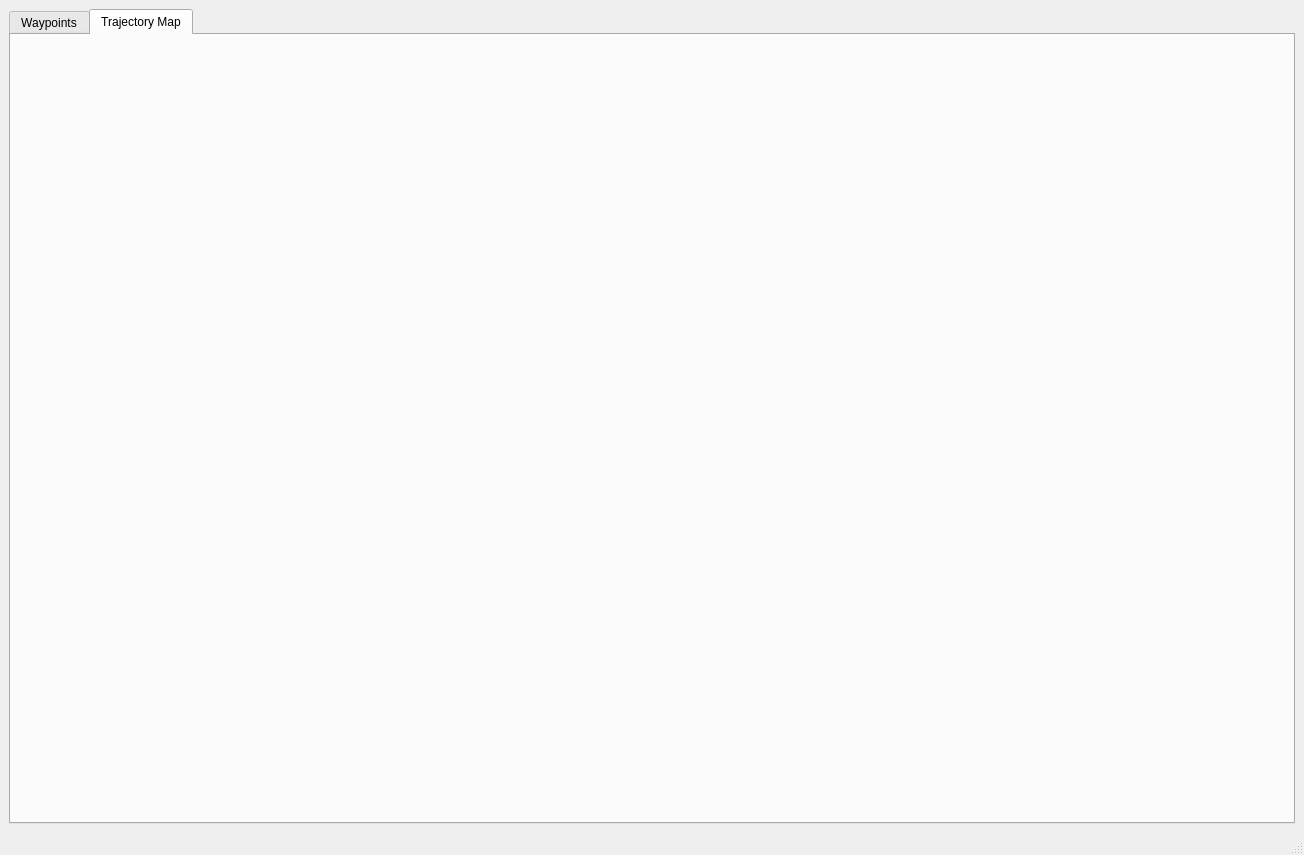
<?xml version="1.0" encoding="UTF-8"?>
<ui version="4.0">
 <class>Form</class>
 <widget class="QMainWindow" name="Form">
  <property name="geometry">
   <rect>
    <x>0</x>
    <y>0</y>
    <width>1304</width>
    <height>855</height>
   </rect>
  </property>
  <property name="windowTitle">
   <string>Waypoint Generate Panel</string>
  </property>
  <widget class="QWidget" name="centralwidget">
   <layout class="QVBoxLayout" name="centralLayout">
    <item>
     <widget class="QTabWidget" name="tabWidget">
      <property name="currentIndex">
       <number>1</number>
      </property>
      <widget class="QWidget" name="tab">
       <attribute name="title">
        <string>Waypoints</string>
       </attribute>
       <layout class="QVBoxLayout" name="tabMainLayout">
        <property name="spacing">
         <number>10</number>
        </property>
        <property name="leftMargin">
         <number>10</number>
        </property>
        <property name="topMargin">
         <number>10</number>
        </property>
        <property name="rightMargin">
         <number>10</number>
        </property>
        <property name="bottomMargin">
         <number>10</number>
        </property>
        <item>
         <layout class="QHBoxLayout" name="topRow">
          <property name="spacing">
           <number>10</number>
          </property>
          <item>
           <widget class="QGroupBox" name="groupRobotControl">
            <property name="font">
             <font>
              <pointsize>10</pointsize>
             </font>
            </property>
            <property name="title">
             <string>Robot Control</string>
            </property>
            <layout class="QHBoxLayout" name="robotControlLayout">
             <property name="spacing">
              <number>8</number>
             </property>
             <item>
              <widget class="QPushButton" name="PowerOn">
               <property name="minimumSize">
                <size>
                 <width>120</width>
                 <height>45</height>
                </size>
               </property>
               <property name="font">
                <font>
                 <pointsize>10</pointsize>
                </font>
               </property>
               <property name="text">
                <string>Power On</string>
               </property>
              </widget>
             </item>
             <item>
              <widget class="QPushButton" name="PowerOff">
               <property name="minimumSize">
                <size>
                 <width>120</width>
                 <height>45</height>
                </size>
               </property>
               <property name="font">
                <font>
                 <pointsize>10</pointsize>
                </font>
               </property>
               <property name="text">
                <string>Power Off</string>
               </property>
              </widget>
             </item>
             <item>
              <widget class="QPushButton" name="StopMove">
               <property name="minimumSize">
                <size>
                 <width>120</width>
                 <height>45</height>
                </size>
               </property>
               <property name="font">
                <font>
                 <pointsize>10</pointsize>
                </font>
               </property>
               <property name="text">
                <string>Stop Move</string>
               </property>
              </widget>
             </item>
            </layout>
           </widget>
          </item>
          <item>
           <widget class="QGroupBox" name="groupMotionMode">
            <property name="font">
             <font>
              <pointsize>10</pointsize>
             </font>
            </property>
            <property name="title">
             <string>Motion Mode</string>
            </property>
            <layout class="QHBoxLayout" name="motionModeLayout">
             <property name="spacing">
              <number>8</number>
             </property>
             <item>
              <widget class="QPushButton" name="ActivateZG">
               <property name="minimumSize">
                <size>
                 <width>140</width>
                 <height>45</height>
                </size>
               </property>
               <property name="font">
                <font>
                 <pointsize>10</pointsize>
                </font>
               </property>
               <property name="text">
                <string>ActivateZG</string>
               </property>
              </widget>
             </item>
             <item>
              <widget class="QPushButton" name="ActivateSJ">
               <property name="minimumSize">
                <size>
                 <width>140</width>
                 <height>45</height>
                </size>
               </property>
               <property name="font">
                <font>
                 <pointsize>10</pointsize>
                </font>
               </property>
               <property name="text">
                <string>SimpleJoystick</string>
               </property>
              </widget>
             </item>
             <item>
              <widget class="QCheckBox" name="chkLineMotion">
               <property name="font">
                <font>
                 <pointsize>10</pointsize>
                </font>
               </property>
               <property name="toolTip">
                <string>Если включено — движение по TCP (line). Если выключено — суставное (joint).</string>
               </property>
               <property name="text">
                <string>Line motion</string>
               </property>
              </widget>
             </item>
            </layout>
           </widget>
          </item>
         </layout>
        </item>
        <item>
         <layout class="QHBoxLayout" name="middleRow">
          <property name="spacing">
           <number>10</number>
          </property>
          <item>
           <widget class="QGroupBox" name="groupSaveWaypoint">
            <property name="font">
             <font>
              <pointsize>10</pointsize>
             </font>
            </property>
            <property name="title">
             <string>Save Waypoint</string>
            </property>
            <layout class="QVBoxLayout" name="saveWaypointOuterLayout">
             <property name="spacing">
              <number>8</number>
             </property>
             <item>
              <layout class="QFormLayout" name="waypointFormLayout">
               <property name="horizontalSpacing">
                <number>10</number>
               </property>
               <property name="verticalSpacing">
                <number>8</number>
               </property>
               <item row="0" column="0">
                <widget class="QLabel" name="WaypointName">
                 <property name="font">
                  <font>
                   <pointsize>10</pointsize>
                  </font>
                 </property>
                 <property name="text">
                  <string>Name:</string>
                 </property>
                </widget>
               </item>
               <item row="0" column="1">
                <widget class="QLineEdit" name="PointName">
                 <property name="minimumSize">
                  <size>
                   <width>120</width>
                   <height>28</height>
                  </size>
                 </property>
                 <property name="font">
                  <font>
                   <pointsize>10</pointsize>
                  </font>
                 </property>
                </widget>
               </item>
               <item row="1" column="0">
                <widget class="QLabel" name="Speed">
                 <property name="font">
                  <font>
                   <pointsize>10</pointsize>
                  </font>
                 </property>
                 <property name="text">
                  <string>Speed:</string>
                 </property>
                </widget>
               </item>
               <item row="1" column="1">
                <widget class="QLineEdit" name="SetSpeed">
                 <property name="minimumSize">
                  <size>
                   <width>80</width>
                   <height>28</height>
                  </size>
                 </property>
                 <property name="font">
                  <font>
                   <pointsize>10</pointsize>
                  </font>
                 </property>
                </widget>
               </item>
               <item row="2" column="0">
                <widget class="QLabel" name="Accel">
                 <property name="font">
                  <font>
                   <pointsize>10</pointsize>
                  </font>
                 </property>
                 <property name="text">
                  <string>Accel:</string>
                 </property>
                </widget>
               </item>
               <item row="2" column="1">
                <widget class="QLineEdit" name="SetAccel">
                 <property name="minimumSize">
                  <size>
                   <width>80</width>
                   <height>28</height>
                  </size>
                 </property>
                 <property name="font">
                  <font>
                   <pointsize>10</pointsize>
                  </font>
                 </property>
                </widget>
               </item>
               <item row="3" column="0">
                <widget class="QLabel" name="Blend">
                 <property name="font">
                  <font>
                   <pointsize>10</pointsize>
                  </font>
                 </property>
                 <property name="text">
                  <string>Blend:</string>
                 </property>
                </widget>
               </item>
               <item row="3" column="1">
                <widget class="QLineEdit" name="SetBlend">
                 <property name="minimumSize">
                  <size>
                   <width>80</width>
                   <height>28</height>
                  </size>
                 </property>
                 <property name="font">
                  <font>
                   <pointsize>10</pointsize>
                  </font>
                 </property>
                </widget>
               </item>
               <item row="4" column="1">
                <widget class="QComboBox" name="availableWaypointsComboBox">
                 <property name="minimumSize">
                  <size>
                   <width>180</width>
                   <height>28</height>
                  </size>
                 </property>
                 <property name="font">
                  <font>
                   <pointsize>10</pointsize>
                  </font>
                 </property>
                </widget>
               </item>
              </layout>
             </item>
             <item>
              <widget class="QPushButton" name="SavePoint">
               <property name="minimumSize">
                <size>
                 <width>0</width>
                 <height>45</height>
                </size>
               </property>
               <property name="font">
                <font>
                 <pointsize>10</pointsize>
                </font>
               </property>
               <property name="text">
                <string>Save Point</string>
               </property>
              </widget>
             </item>
            </layout>
           </widget>
          </item>
          <item>
           <widget class="QGroupBox" name="groupWaypoints">
            <property name="font">
             <font>
              <pointsize>10</pointsize>
             </font>
            </property>
            <property name="title">
             <string>Waypoints</string>
            </property>
            <layout class="QVBoxLayout" name="verticalLayout">
             <item>
              <widget class="QLabel" name="PointNameSelectText">
               <property name="font">
                <font>
                 <pointsize>10</pointsize>
                </font>
               </property>
               <property name="text">
                <string>Waypoints list:</string>
               </property>
              </widget>
             </item>
             <item>
              <widget class="QComboBox" name="waypointsComboBox">
               <property name="minimumSize">
                <size>
                 <width>180</width>
                 <height>28</height>
                </size>
               </property>
               <property name="font">
                <font>
                 <pointsize>10</pointsize>
                </font>
               </property>
              </widget>
             </item>
             <item>
              <widget class="QPushButton" name="MoveToPoint">
               <property name="minimumSize">
                <size>
                 <width>0</width>
                 <height>45</height>
                </size>
               </property>
               <property name="font">
                <font>
                 <pointsize>10</pointsize>
                </font>
               </property>
               <property name="text">
                <string>Move To Point</string>
               </property>
              </widget>
             </item>
             <item>
              <widget class="QPushButton" name="AddPointToTrajectory">
               <property name="minimumSize">
                <size>
                 <width>0</width>
                 <height>45</height>
                </size>
               </property>
               <property name="font">
                <font>
                 <pointsize>10</pointsize>
                </font>
               </property>
               <property name="text">
                <string>Add Point to Trajectory</string>
               </property>
              </widget>
             </item>
             <item>
              <spacer name="waypointsSpacer">
               <property name="orientation">
                <enum>Qt::Vertical</enum>
               </property>
               <property name="sizeHint" stdset="0">
                <size>
                 <width>20</width>
                 <height>0</height>
                </size>
               </property>
              </spacer>
             </item>
            </layout>
           </widget>
          </item>
          <item>
           <widget class="QGroupBox" name="groupTrajectories">
            <property name="font">
             <font>
              <pointsize>10</pointsize>
             </font>
            </property>
            <property name="title">
             <string>Trajectories</string>
            </property>
            <layout class="QVBoxLayout" name="trajectoriesLayout">
             <property name="spacing">
              <number>8</number>
             </property>
             <item>
              <widget class="QLabel" name="TrajectoryNameSelectText">
               <property name="font">
                <font>
                 <pointsize>10</pointsize>
                </font>
               </property>
               <property name="text">
                <string>Trajectories list:</string>
               </property>
              </widget>
             </item>
             <item>
              <widget class="QComboBox" name="TrajectoriesComboBox">
               <property name="minimumSize">
                <size>
                 <width>180</width>
                 <height>28</height>
                </size>
               </property>
               <property name="font">
                <font>
                 <pointsize>10</pointsize>
                </font>
               </property>
              </widget>
             </item>
             <item>
              <widget class="QPushButton" name="MoveTrajectory">
               <property name="minimumSize">
                <size>
                 <width>0</width>
                 <height>45</height>
                </size>
               </property>
               <property name="font">
                <font>
                 <pointsize>10</pointsize>
                </font>
               </property>
               <property name="text">
                <string>Move By Trajectory</string>
               </property>
              </widget>
             </item>
             <item>
              <spacer name="trajectoriesSpacer">
               <property name="orientation">
                <enum>Qt::Vertical</enum>
               </property>
               <property name="sizeHint" stdset="0">
                <size>
                 <width>145</width>
                 <height>13</height>
                </size>
               </property>
              </spacer>
             </item>
            </layout>
           </widget>
          </item>
         </layout>
        </item>
        <item>
         <layout class="QHBoxLayout" name="bottomRow">
          <property name="spacing">
           <number>10</number>
          </property>
          <item>
           <widget class="QGroupBox" name="groupActions">
            <property name="font">
             <font>
              <pointsize>10</pointsize>
             </font>
            </property>
            <property name="title">
             <string>Actions</string>
            </property>
            <layout class="QVBoxLayout" name="actionsOuterLayout">
             <property name="spacing">
              <number>8</number>
             </property>
             <item>
              <layout class="QHBoxLayout" name="actionNameRow">
               <item>
                <widget class="QLabel" name="ActionNameText">
                 <property name="font">
                  <font>
                   <pointsize>10</pointsize>
                  </font>
                 </property>
                 <property name="text">
                  <string>Current:</string>
                 </property>
                </widget>
               </item>
               <item>
                <widget class="QLabel" name="ActionName">
                 <property name="font">
                  <font>
                   <pointsize>10</pointsize>
                   <weight>75</weight>
                   <bold>true</bold>
                  </font>
                 </property>
                 <property name="text">
                  <string>ActionName</string>
                 </property>
                </widget>
               </item>
               <item>
                <spacer name="actionNameSpacer">
                 <property name="orientation">
                  <enum>Qt::Horizontal</enum>
                 </property>
                 <property name="sizeHint" stdset="0">
                  <size>
                   <width>40</width>
                   <height>20</height>
                  </size>
                 </property>
                </spacer>
               </item>
              </layout>
             </item>
             <item>
              <widget class="QListView" name="actionsListView">
               <property name="minimumSize">
                <size>
                 <width>300</width>
                 <height>150</height>
                </size>
               </property>
              </widget>
             </item>
             <item>
              <layout class="QHBoxLayout" name="actionButtonsLayout">
               <property name="spacing">
                <number>8</number>
               </property>
               <item>
                <widget class="QPushButton" name="ExecuteAction">
                 <property name="minimumSize">
                  <size>
                   <width>0</width>
                   <height>45</height>
                  </size>
                 </property>
                 <property name="font">
                  <font>
                   <pointsize>10</pointsize>
                  </font>
                 </property>
                 <property name="text">
                  <string>Execute Action</string>
                 </property>
                </widget>
               </item>
               <item>
                <widget class="QPushButton" name="Gripper_1">
                 <property name="minimumSize">
                  <size>
                   <width>0</width>
                   <height>45</height>
                  </size>
                 </property>
                 <property name="font">
                  <font>
                   <pointsize>10</pointsize>
                  </font>
                 </property>
                 <property name="text">
                  <string>DO Gripper 1</string>
                 </property>
                 <property name="checkable">
                  <bool>true</bool>
                 </property>
                </widget>
               </item>
               <item>
                <widget class="QPushButton" name="Gripper_2">
                 <property name="minimumSize">
                  <size>
                   <width>0</width>
                   <height>45</height>
                  </size>
                 </property>
                 <property name="font">
                  <font>
                   <pointsize>10</pointsize>
                  </font>
                 </property>
                 <property name="text">
                  <string>DO Gripper 2</string>
                 </property>
                 <property name="checkable">
                  <bool>true</bool>
                 </property>
                </widget>
               </item>
              </layout>
             </item>
            </layout>
           </widget>
          </item>
          <item>
           <widget class="QGroupBox" name="groupTrajectoryView">
            <property name="font">
             <font>
              <pointsize>10</pointsize>
             </font>
            </property>
            <property name="title">
             <string>Trajectory View</string>
            </property>
            <layout class="QVBoxLayout" name="trajViewLayout">
             <property name="spacing">
              <number>8</number>
             </property>
             <item>
              <layout class="QHBoxLayout" name="trajNameRow">
               <item>
                <widget class="QLabel" name="TrajectoryNameText_2">
                 <property name="font">
                  <font>
                   <pointsize>10</pointsize>
                  </font>
                 </property>
                 <property name="text">
                  <string>Current:</string>
                 </property>
                </widget>
               </item>
               <item>
                <widget class="QLabel" name="TrajectoryName">
                 <property name="font">
                  <font>
                   <pointsize>10</pointsize>
                   <weight>75</weight>
                   <bold>true</bold>
                  </font>
                 </property>
                 <property name="text">
                  <string>TrajectoryName</string>
                 </property>
                </widget>
               </item>
               <item>
                <spacer name="trajNameSpacer">
                 <property name="orientation">
                  <enum>Qt::Horizontal</enum>
                 </property>
                 <property name="sizeHint" stdset="0">
                  <size>
                   <width>40</width>
                   <height>20</height>
                  </size>
                 </property>
                </spacer>
               </item>
              </layout>
             </item>
             <item>
              <widget class="QListView" name="trajListView">
               <property name="minimumSize">
                <size>
                 <width>350</width>
                 <height>150</height>
                </size>
               </property>
              </widget>
             </item>
            </layout>
           </widget>
          </item>
         </layout>
        </item>
       </layout>
      </widget>
      <widget class="QWidget" name="tab_3">
       <attribute name="title">
        <string>Trajectory Map</string>
       </attribute>
       <layout class="QVBoxLayout" name="tab3Layout">
        <property name="leftMargin">
         <number>0</number>
        </property>
        <property name="topMargin">
         <number>0</number>
        </property>
        <property name="rightMargin">
         <number>0</number>
        </property>
        <property name="bottomMargin">
         <number>0</number>
        </property>
        <item>
         <widget class="QWidget" name="trajectoryMapPlaceholder" native="true">
          <property name="minimumSize">
           <size>
            <width>800</width>
            <height>600</height>
           </size>
          </property>
         </widget>
        </item>
       </layout>
      </widget>
     </widget>
    </item>
   </layout>
  </widget>
  <widget class="QMenuBar" name="menubar">
   <property name="geometry">
    <rect>
     <x>0</x>
     <y>0</y>
     <width>1304</width>
     <height>26</height>
    </rect>
   </property>
  </widget>
  <widget class="QStatusBar" name="statusbar"/>
 </widget>
 <resources/>
 <connections/>
</ui>
